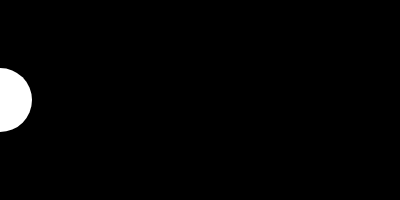
Frame 1 (no input)
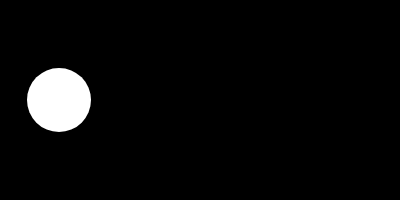
Frame 60 (no input)
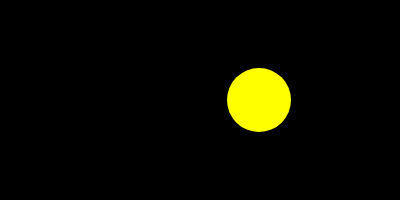
Frame 120 (the mouse pressed at the canvas centre since frame 60)

The p5.js sketch that drew these frames (run headless with seeded random() and noise() and a simulated clock; from frame 60 on, the mouse is pressed at the canvas centre):

// p5.js sketch
// ── sketch.js
let shape1x = 0;
let shape1y = 100;

function setup() {
  createCanvas(400, 200).mousePressed(function() {
    shape1x = mouseX;
    shape1y = mouseY;
    let col = random(['red','green','yellow','gray']);
    fill(col);
  });
  createSpan('click on canvas to move the shape');
}

function draw() {
  background(0);
  noStroke();
  // fill(255);
  circle(shape1x, shape1y, 64);
  shape1x = (shape1x + 1) % width;
}

// https://editor.p5js.org/jht1493/sketches/N2VJYjIWg
// 2.4.1 random shape1

// https://editor.p5js.org/jht1493/sketches/CwYDz_4N2
// 2.2.2 variable circleX width

// https://editor.p5js.org/jht1493/sketches/v9zsQFPqN
// 2.2 variable circleX

// Make Your Own (Make Your Own Variable)
// Code! Programming with p5.js
// The Coding Train / Daniel Shiffman
// https://thecodingtrain.com/beginners/p5js/2.2-make-your-own.html
// https://youtu.be/dRhXIIFp-ys

// Make Your Own Variable: https://editor.p5js.org/codingtrain/sketches/xPXNdPy17
// Growing Circle Exercise: https://editor.p5js.org/codingtrain/sketches/ehbMJ-otC
